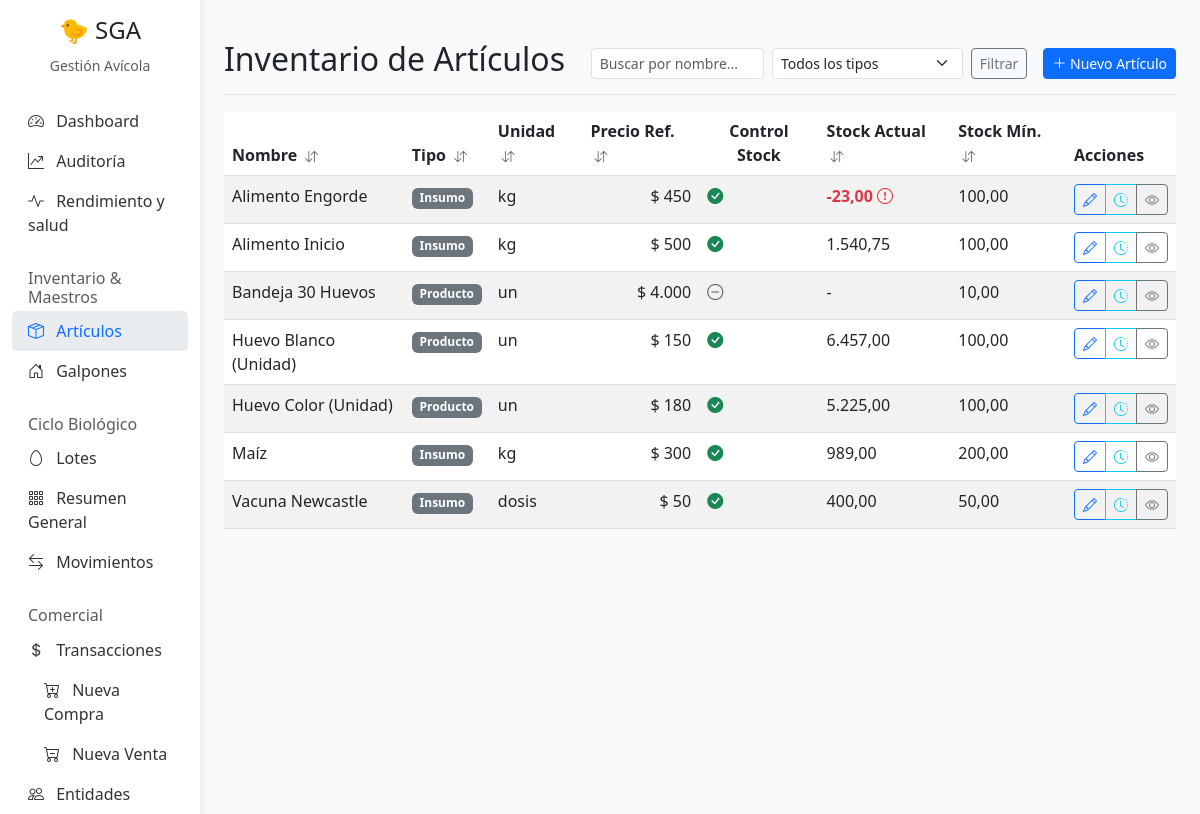
Before: /articulos/ with the older database file.
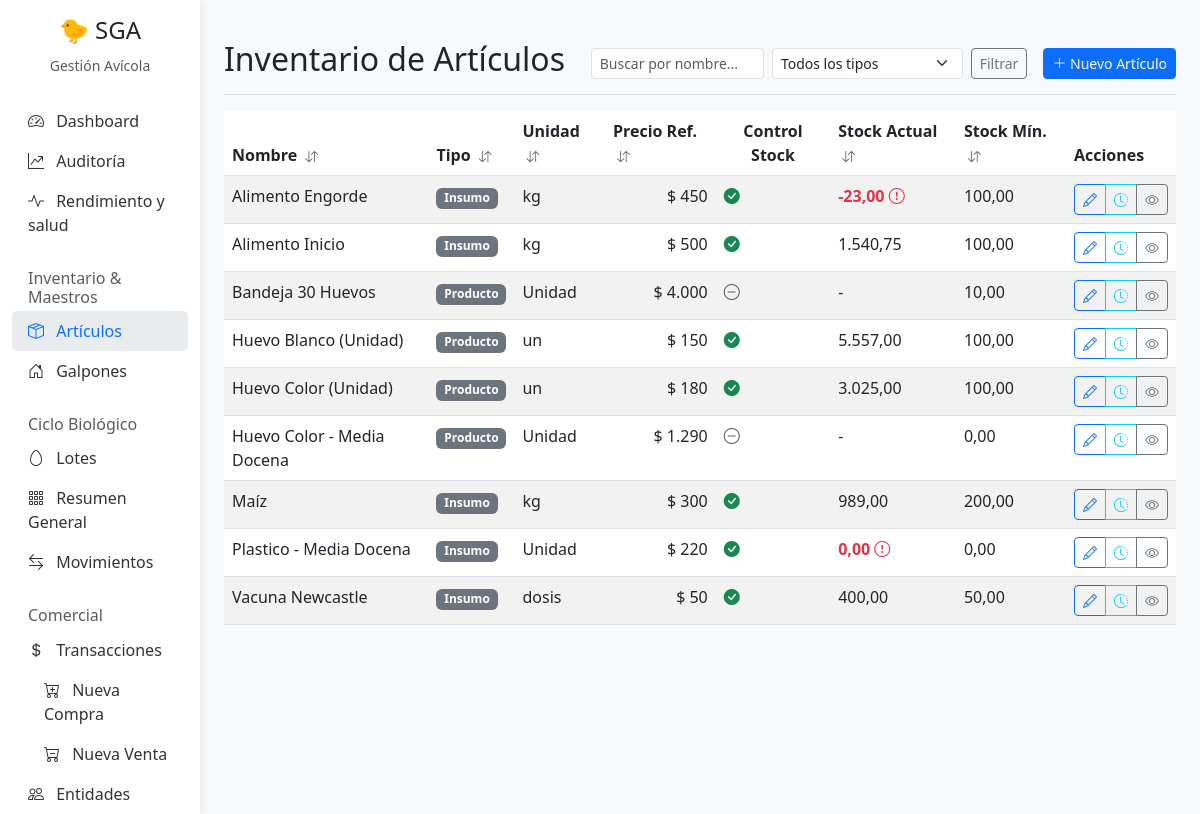
After: the same page with the newer database file.
### Gestion/models.py (models this page shows, shortened)
class Articulo(models.Model):
    id_articulo = models.AutoField(primary_key=True)
    class UnidadMedida(models.TextChoices):
        UNIDAD = 'Unidad', 'Unidad'
        KG = 'Kg', 'Kg'
        LITRO = 'Litro', 'Litro'
    nombre = models.CharField(max_length=200)
    tipo = models.CharField(max_length=20, choices=TipoArticulo.choices)
    unidad_medida = models.CharField(max_length=50, choices=UnidadMedida.choices, default=UnidadMedida.UNIDAD)
    controlar_stock = models.BooleanField(default=True)
    stock_actual = models.DecimalField(max_digits=10, decimal_places=2, default=0)
    stock_minimo = models.DecimalField(max_digits=10, decimal_places=2, default=0)
    precio_referencia = models.DecimalField(max_digits=10, decimal_places=2, default=0, help_text="Precio base para compras o ventas")
    es_insumo_receta = models.BooleanField(default=False, help_text="Marcar si es un envase o insumo auxiliar para recetas (no se muestra en Kiosco)")

### Gestion/views.py (the view)
# urls.py: path('articulos/', views.articulo_list, name='articulo-list'),
def articulo_list(request):
    query = request.GET.get('q', '')
    tipo_filter = request.GET.get('tipo', '')
    articulos = Articulo.objects.all().order_by('nombre')
    available_types = Articulo.objects.values_list('tipo', flat=True).distinct().order_by('tipo')
    allowed_sort = ['nombre', 'tipo', 'unidad_medida', 'precio_referencia', 'stock_actual', 'stock_minimo']
    ordering = get_ordering(request, allowed_sort, default_field='nombre')
    articulos = articulos.order_by(ordering)
    if query:
        articulos = articulos.filter(nombre__icontains=query)
    if tipo_filter:
        articulos = articulos.filter(tipo=tipo_filter)
    paginator = Paginator(articulos, 10)
    page_number = request.GET.get('page')
    page_obj = paginator.get_page(page_number)
    return render(request, 'Gestion/articulo_list.html', {
        'articulos': page_obj,
        'page_obj': page_obj,
        'is_paginated': page_obj.has_other_pages(),
        'paginator': paginator,
        'available_types': available_types
    })

### Gestion/templatetags/gestion_extras.py (called while the page is built, shortened)
@register.simple_tag(takes_context=True)
def sort_header(context, label, field):
    request = context['request']
    current_sort = request.GET.get('sort', '')
    current_dir = request.GET.get('dir', 'asc')
    new_dir = 'asc'
    icon = '<i class="bi bi-arrow-down-up text-muted ms-1" style="font-size: 0.8em;"></i>'
    params = request.GET.copy()
    params['sort'] = field
    params['dir'] = new_dir
    if 'page' in params:
        del params['page']
    url = f"?{params.urlencode()}"
    html = f'<a href="{url}" class="text-decoration-none text-dark fw-bold" style="cursor: pointer;">{label} {icon}</a>'
    return mark_safe(html)

### Gestion/utils.py (called while the page is built)
def get_ordering(request, allowed_fields, default_field='-pk'):
    sort_by = request.GET.get('sort')
    direction = request.GET.get('dir', 'asc')
    ordering = default_field
    if sort_by in allowed_fields:
        if direction == 'desc':
            ordering = f'-{sort_by}'
        else:
            ordering = sort_by
    return ordering

### Gestion/templates/Gestion/articulo_list.html (shortened to what this page needs)
{% extends 'Gestion/base.html' %}
{% load humanize %}
{% load gestion_extras %}
{% block content %}
<div class="d-flex justify-content-between flex-wrap flex-md-nowrap align-items-center pt-3 pb-2 mb-3 border-bottom">
    <h1 class="h2">Inventario de Artículos</h1>
    <div class="d-flex align-items-center">
        <form class="d-flex me-3" method="get">
            <input class="form-control form-control-sm me-2" type="search" name="q" placeholder="Buscar por nombre..."
                value="{{ request.GET.q }}">
            <select class="form-select form-select-sm me-2" name="tipo">
                <option value="">Todos los tipos</option>
            </select>
            <button class="btn btn-sm btn-outline-secondary" type="submit">Filtrar</button>
        </form>
        <a href="{% url 'articulo-create' %}" class="btn btn-sm btn-primary">
            <i class="bi bi-plus-lg"></i> Nuevo Artículo
        </a>
    </div>
</div>
<div class="table-responsive">
    <table class="table table-striped table-hover">
        <thead>
            <tr>
                <th>{% sort_header 'Nombre' 'nombre' %}</th>
                <th>{% sort_header 'Tipo' 'tipo' %}</th>
                <th>{% sort_header 'Unidad' 'unidad_medida' %}</th>
                <th>{% sort_header 'Precio Ref.' 'precio_referencia' %}</th>
                <th class="text-center">Control Stock</th>
                <th>{% sort_header 'Stock Actual' 'stock_actual' %}</th>
                <th>{% sort_header 'Stock Mín.' 'stock_minimo' %}</th>
                <th>Acciones</th>
            </tr>
        </thead>
        <tbody>
            {% for articulo in articulos %}
            <tr>
                <td>{{ articulo.nombre }}</td>
                <td><span class="badge bg-secondary">{{ articulo.get_tipo_display }}</span></td>
                <td>{{ articulo.unidad_medida }}</td>
                <td style="text-align: right;">$ {{ articulo.precio_referencia|floatformat:0|intcomma }}</td>
                <td>
                    {% if articulo.controlar_stock %}
                    <i class="bi bi-check-circle-fill text-success"></i>
                    {% else %}
                    <i class="bi bi-dash-circle text-muted"></i>
                    {% endif %}
                </td>
                <td>
                    {% if articulo.controlar_stock %}
                    {% if articulo.stock_actual <= articulo.stock_minimo %} <span class="text-danger fw-bold">
                        {{ articulo.stock_actual }} <i class="bi bi-exclamation-circle"></i></span>
                        {% else %}
                        {{ articulo.stock_actual }}
                        {% endif %}
                        {% else %}
                        -
                        {% endif %}
                </td>
                <td>{{ articulo.stock_minimo }}</td>
                <td>
                    <div class="btn-group">
                        <a href="{% url 'articulo-update' articulo.pk %}" class="btn btn-sm btn-outline-primary"
                            title="Editar">
                            <i class="bi bi-pencil"></i>
                        </a>
                        <a href="{% url 'articulo-kardex' articulo.pk %}" class="btn btn-sm btn-outline-info"
                            title="Ver Historial (Kardex)">
                            <i class="bi bi-clock-history"></i>
                        </a>
                        <a href="{% url 'articulo-detail' articulo.pk %}" class="btn btn-sm btn-outline-secondary"
                            title="Ver Detalle">
                            <i class="bi bi-eye"></i>
                        </a>
                    </div>
                </td>
            </tr>
            {% empty %}
            <tr>
                <td colspan="7" class="text-center">No hay artículos registrados.</td>
            </tr>
            {% endfor %}
        </tbody>
    </table>
</div>
{% endblock %}

### Gestion/templates/Gestion/base.html (shortened to what this page needs)
<!DOCTYPE html>
<html lang="es">
<head>
    <link href="https://cdn.jsdelivr.net/npm/bootstrap@5.3.0/dist/css/bootstrap.min.css" rel="stylesheet">
    <link rel="stylesheet" href="https://cdn.jsdelivr.net/npm/bootstrap-icons@1.7.2/font/bootstrap-icons.css">
</head>
<body>
    <div class="container-fluid">
        <div class="row">
            <nav id="sidebarMenu" class="col-md-3 col-lg-2 d-md-block bg-white sidebar collapse">
                <div class="position-sticky pt-3">
                    <div class="text-center mb-4">
                        <h4>🐤 SGA</h4>
                        <small class="text-muted">Gestión Avícola</small>
                    </div>
                    <ul class="nav flex-column">
                        <li class="nav-item">
                            <a class="nav-link {% if request.resolver_match.url_name == 'index' %}active{% endif %}"
                                href="{% url 'index' %}">
                                <i class="bi bi-speedometer2 me-2"></i> Dashboard
                            </a>
                        </li>
                        <li class="nav-item">
                            <a class="nav-link {% if request.resolver_match.url_name == 'auditoria-dashboard' %}active{% endif %}"
                                href="{% url 'auditoria-dashboard' %}">
                                <i class="bi bi-graph-up-arrow me-2"></i> Auditoría
                            </a>
                        </li>
                        <li class="nav-item">
                            <a class="nav-link {% if request.resolver_match.url_name == 'salud-dashboard' %}active{% endif %}"
                                href="{% url 'salud-dashboard' %}">
                                <i class="bi bi-activity me-2"></i> Rendimiento y salud
                            </a>
                        </li>
                        <h6
                            class="sidebar-heading d-flex justify-content-between align-items-center px-3 mt-4 mb-1 text-muted">
                            <span>Inventario & Maestros</span>
                        </h6>
                        <li class="nav-item">
                            <a class="nav-link {% if 'articulo' in request.path %}active{% endif %}"
                                href="{% url 'articulo-list' %}">
                                <i class="bi bi-box-seam me-2"></i> Artículos
                            </a>
                        </li>
                        <li class="nav-item">
                            <a class="nav-link {% if 'galpon' in request.path %}active{% endif %}"
                                href="{% url 'galpon-list' %}">
                                <i class="bi bi-house-door me-2"></i> Galpones
                            </a>
                        </li>
                        <h6
                            class="sidebar-heading d-flex justify-content-between align-items-center px-3 mt-4 mb-1 text-muted">
                            <span>Ciclo Biológico</span>
                        </h6>
                        <li class="nav-item">
                            <a class="nav-link {% if 'lote' in request.path %}active{% endif %}"
                                href="{% url 'lote-list' %}">
                                <i class="bi bi-egg me-2"></i> Lotes
                            </a>
                        </li>
                        <li class="nav-item">
                            <a class="nav-link {% if 'resumen' in request.path %}active{% endif %}"
                                href="{% url 'lote-overview' %}">
                                <i class="bi bi-grid-3x3-gap me-2"></i> Resumen General
                            </a>
                        </li>
                        <li class="nav-item">
                            <a class="nav-link {% if 'movimiento_interno' in request.path %}active{% endif %}"
                                href="{% url 'movimiento-interno-create' %}">
                                <i class="bi bi-arrow-left-right me-2"></i> Movimientos
                            </a>
                        </li>
                        <h6
                            class="sidebar-heading d-flex justify-content-between align-items-center px-3 mt-4 mb-1 text-muted">
                            <span>Comercial</span>
                        </h6>
                        <li class="nav-item">
                            <a class="nav-link {% if 'transaccion' in request.path or 'compra' in request.path or 'venta' in request.path %}active{% endif %}"
                                href="{% url 'transaccion-list' %}">
                                <i class="bi bi-currency-dollar me-2"></i> Transacciones
                            </a>
                        </li>
                        <li class="nav-item">
                            <a class="nav-link ms-3 small {% if 'compra' in request.path %}active{% endif %}"
                                href="{% url 'compra-create' %}">
                                <i class="bi bi-cart-plus me-2"></i> Nueva Compra
                            </a>
                        </li>
                        <li class="nav-item">
                            <a class="nav-link ms-3 small {% if 'venta' in request.path %}active{% endif %}"
                                href="{% url 'venta-create' %}">
                                <i class="bi bi-cart-dash me-2"></i> Nueva Venta
                            </a>
                        </li>
                        <li class="nav-item">
                            <a class="nav-link {% if 'entidad' in request.path %}active{% endif %}"
                                href="{% url 'entidad-list' %}">
                                <i class="bi bi-people me-2"></i> Entidades
                            </a>
                        </li>
                    </ul>
                </div>
            </nav>
            <main class="col-md-9 ms-sm-auto col-lg-10 px-md-4 py-4">
                {% block content %}{% endblock %}
            </main>
        </div>
    </div>
</body>
</html>

### Gestion/templates/Gestion/base.html (style rules this page uses)
body { background-color: #f8f9fa; }
.sidebar { min-height: 100vh; box-shadow: 0 0 10px rgba(0, 0, 0, 0.1); }
.nav-link { color: #333; font-weight: 500; }
.nav-link:hover, .nav-link.active { color: #0d6efd; background-color: #e9ecef; border-radius: 5px; }

Changed rows visible on the page:
changed Articulo "Bandeja 30 Huevos": unidad_medida "un" → "Unidad"
changed Articulo "Huevo Blanco (Unidad)": stock_actual "6.457,00" → "5.557,00"
changed Articulo "Huevo Color (Unidad)": stock_actual "5.225,00" → "3.025,00"
added Articulo: nombre "Huevo Color - Media Docena", tipo "Producto", unidad_medida "Unidad", precio_referencia "1.290", controlar_stock False (drawn), stock_minimo "0,00"
added Articulo: nombre "Plastico - Media Docena", tipo "Insumo", unidad_medida "Unidad", precio_referencia "220", controlar_stock True (drawn), stock_actual "0,00", stock_minimo "0,00"
